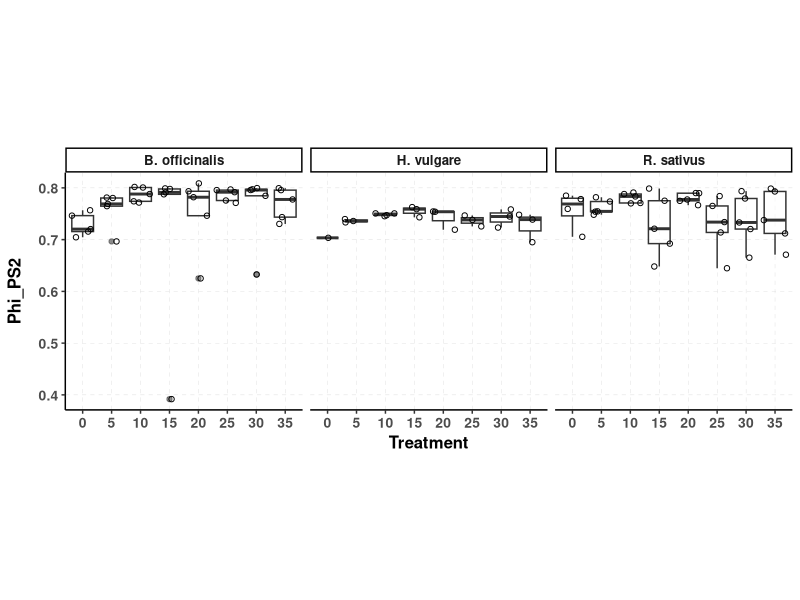
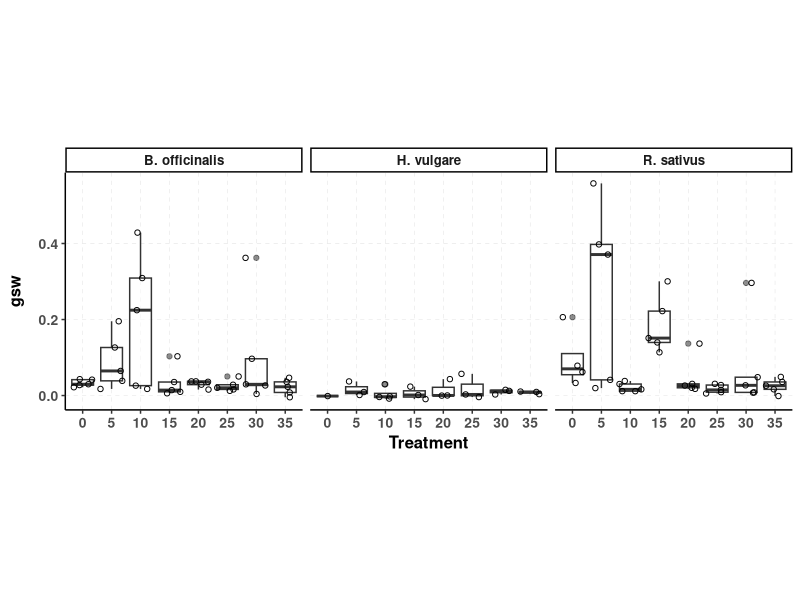
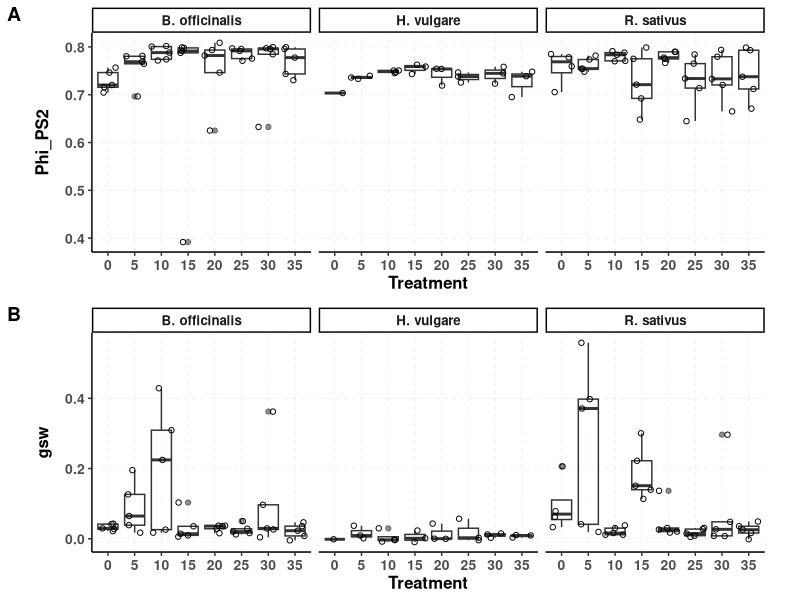

Here is the R script that generated these plots, in order:
##' Objective: Plot differences in FV/FM / gsw
##' across low and high treatments
##'
##' Adapted from code written for 7th
##' annual plant functional traits course.
##' 
##' TODO: Do a wavelength-by-wavelength T test
##' and add p values to each chart
##'   Reference: https://journals.ashs.org/hortsci/view/journals/hortsci/53/5/article-p669.xml
##' 
##' @author [Nicole Bison, Nathan Malamud]
##' @date [2025.01.06]
##' 
##' Source:
##'   https://github.com/MichaletzLab/pftc7_spectroscopy
##'   

library(dplyr)
library(tidyverse)
library(RColorBrewer)
library(ggpubr)

# - - - - - 
# Read in input files and remove "date" column
# as it is irrelevant for now.
traits <- read.csv("../data/traits.csv")

custom_theme <- theme_classic() +  # Start with a minimal theme
  theme(
    text = element_text(family = "sans", size = 12, face="bold"),  # Set font family and size
    axis.title.x = element_text(size = 12),  # Customize x-axis title
    axis.title.y = element_text(size = 12, margin = margin(r = 10)),  # Add margin to y-axis title
    axis.text = element_text(size = 10),  # Customize axis text
    legend.text = element_text(size = 11),  # Customize legend text
    legend.position = "bottom",
    panel.grid.major = element_line(color = "grey80", linetype = "dashed", linewidth = 0.1),  # Customize major grid lines
    panel.grid.minor = element_blank(),  # Remove minor grid lines
    panel.background = element_rect(fill = "white", color = NA),  # Set panel background
    plot.title = element_blank(), # No title
    aspect.ratio = 1  # Fix the aspect ratio (1:1)
  )

# Define colors for each species
josef_colors <- c("R. sativus" = "#299680", "B. officinalis" = "#7570b2", "H. vulgare" = "#ca621c")

# - - - - -
# Helper function for making spectral plots with four treatment levels
# Create boxplots of Phi_PSII and gsw across treatment faceted by species
phipsII_plot <- ggplot(traits, aes(x = as.factor(treatment_mmol), y = Phi_PS2)) +
  geom_boxplot(aes(alpha = 0.2)) +
  geom_jitter(shape=1) +
  facet_wrap(~species) +
  labs(x = "Treatment", y = "Phi_PS2") +
  custom_theme + theme(legend.position = "none")

print(phipsII_plot)
  
gsw_plot <- ggplot(traits, aes(x = as.factor(treatment_mmol), y = gsw)) +
  geom_boxplot(aes(alpha = 0.2)) +
  geom_jitter(shape=1) +
  facet_wrap(~species) +
  labs(x = "Treatment", y = "gsw") +
  custom_theme + theme(legend.position = "none")

print(gsw_plot)

phys_plot <- ggarrange(phipsII_plot, gsw_plot, nrow = 2, labels = "AUTO")
  
# Save spectral Plot
ggsave(filename = "../figures/phys_plot.pdf", 
       plot = phys_plot, device = "pdf", width = 10, height = 6)
